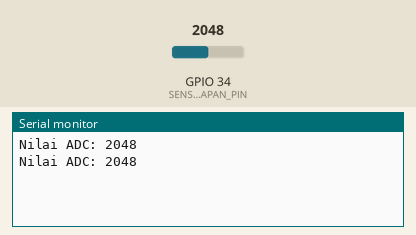
This sketch was run on a simulated ESP32. Parts: the last lines printed to the serial monitor. The test bench sets the inputs (shaded band); at power-on: GPIO 34 (SENSOR_KELEMBAPAN_PIN) = 2048.

Above: at 1.8 s.
1.9 s: GPIO 34 (SENSOR_KELEMBAPAN_PIN) set to 2866
At 2.8 s:
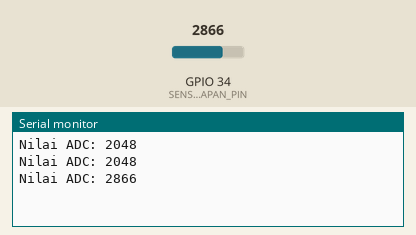
3.4 s: GPIO 34 (SENSOR_KELEMBAPAN_PIN) set to 3603
At 4.6 s:
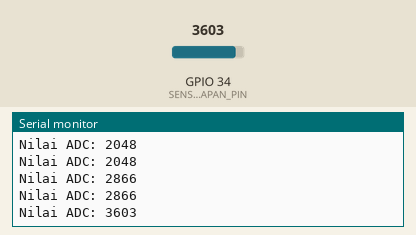
Timing chart, 0 to 6.4 s (numbered marks = the images above; inputs shaded):
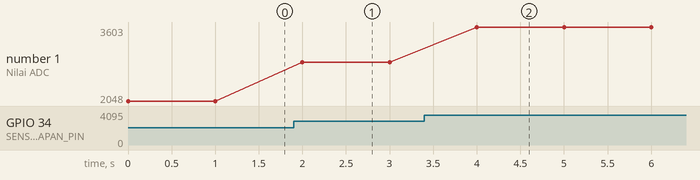

The sketch:

ESP32_PENGUMPULAN_DATA.ino
```cpp
// Sensor Kelembapan Tanah (ADC)
#define SENSOR_KELEMBAPAN_PIN 34   // pin ADC ESP32

void setup() {
  Serial.begin(115200);
}

void loop() {
  int nilaiADC = analogRead(SENSOR_KELEMBAPAN_PIN);

  Serial.print("Nilai ADC: ");
  Serial.println(nilaiADC);

  delay(1000); // baca setiap 1 detik
}
```

Measured:
- after the input at 1.9 s, the serial monitor: prints a new line after 0.10 s (image 1)
- after the input at 3.4 s, the serial monitor: prints a new line after 0.60 s (image 2)
- plotted number 1: 2048 → 2866 after the input at 1.9 s, 2866 → 3603 after the input at 3.4 s
